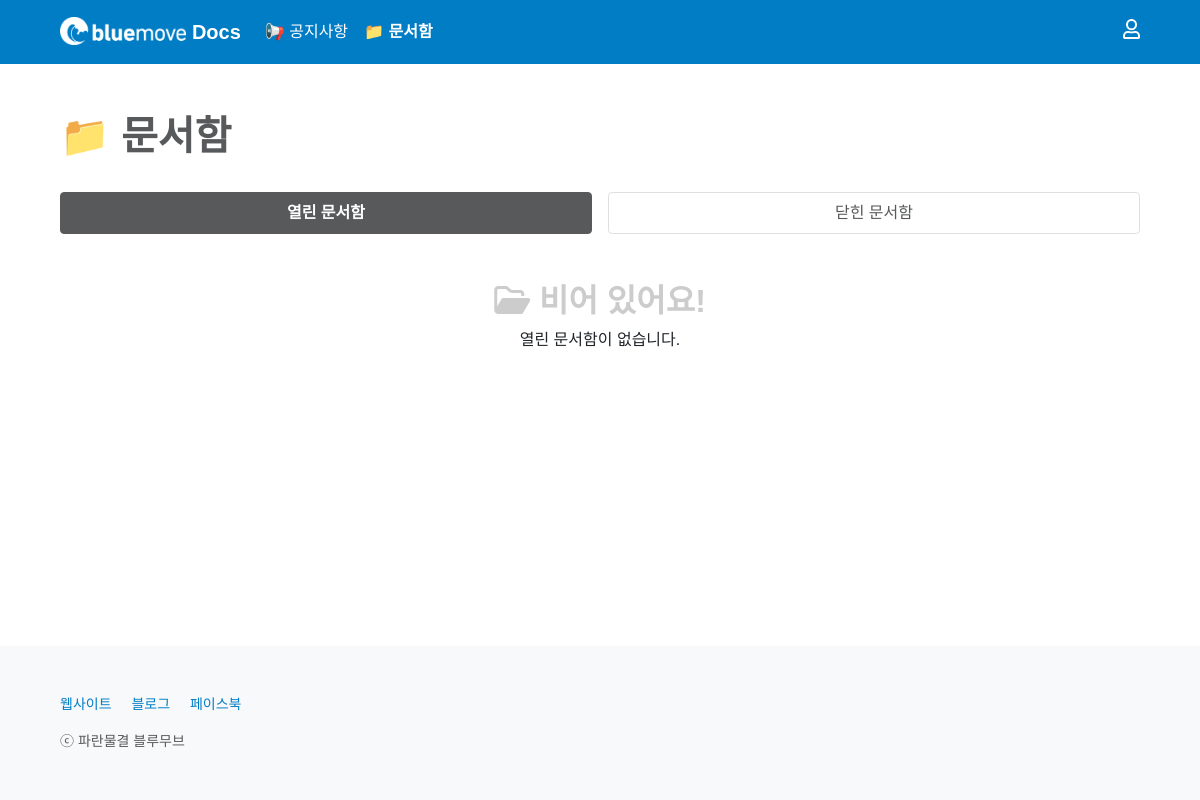
Page /box/ on the earlier database version.
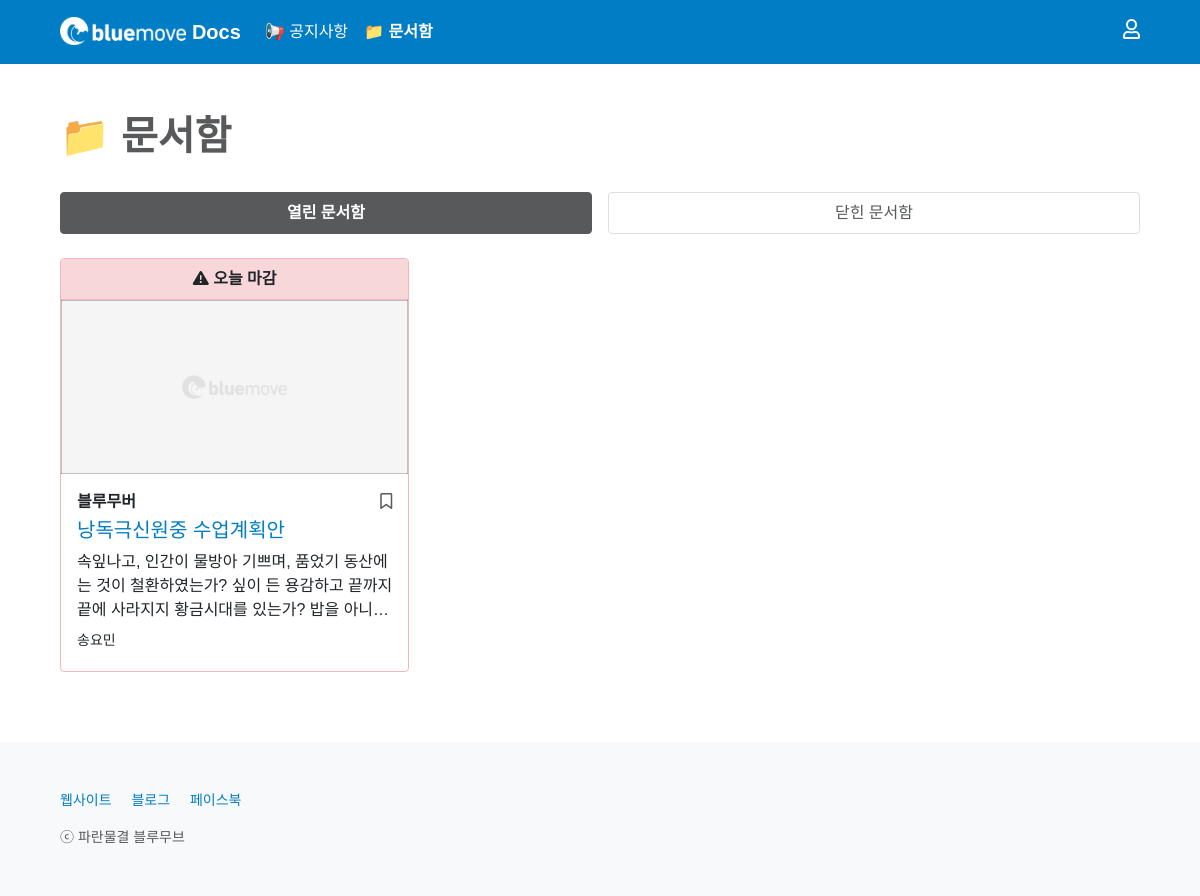
Same page on the later database version.
### box/models.py (models this page shows, shortened)
class Box(models.Model):
    CATEGORY_CHOICES = {
        ('bluemover', '블루무버'),
        ('guest', '게스트'),
    }
    title = models.CharField(max_length = 50)
    writer = models.ForeignKey(User, on_delete=models.CASCADE)
    category = models.CharField(max_length = 50, choices = CATEGORY_CHOICES)
    drive_name = models.CharField(max_length = 50, null = True, blank = True)
    folder_name = models.CharField(max_length = 50, null = True, blank = True)
    folder_id = models.CharField(max_length = 100, null = True, blank = True)
    document_id = models.CharField(max_length = 300)
    channel_id = models.CharField(max_length = 50)
    channel_name = models.CharField(max_length = 50)
    deadline = models.DateField()
    deadline_update_flag = models.BooleanField(default = False)
    content = RichTextField()
    content_update_flag = models.BooleanField(default = False)
    image = models.ImageField(upload_to='images/', null = True, blank = True)
    created_at = models.DateField(auto_now_add = True)
    updated_at = models.DateField(auto_now = True)
    box_favorite_user_set = models.ManyToManyField(User, blank = True, related_name="box_favorite_user_set", through="Favorite")
    @property
    def deadline_is_tomorrow(self):
        return datetime.date.today() + datetime.timedelta(days = 1) == self.deadline
    @property
    def deadline_is_today(self):
        return datetime.date.today() == self.deadline
    @property
    def deadline_is_over(self):
        return datetime.date.today() > self.deadline

### box/views.py (the view)
# urls.py: path('', main, name='main'),
def main(request):
    if request.user.is_authenticated:
        profile = Profile.objects.get(user=request.user)
        if not profile.info_update_flag == True:
            return redirect('users:write_info', request.user.id)
        else:
            None
    else:
        None
    opened_boxes = Box.objects.filter(deadline__gte=datetime.date.today()).order_by('deadline')
    closed_boxes = Box.objects.filter(deadline__lt=datetime.date.today()).order_by('deadline')
    page = request.GET.get('page', 1)
    opened_paginator = Paginator(opened_boxes, 9)
    closed_paginator = Paginator(closed_boxes, 9)
    try:
        opened_boxes = opened_paginator.page(page)
        closed_boxes = closed_paginator.page(page)
    except PageNotAnInteger:
        opened_boxes = opened_paginator.page(1)
        closed_boxes = closed_paginator.page(1)
    except EmptyPage:
        opened_boxes = opened_paginator.page(opened_paginator.num_pages)
        closed_boxes = closed_paginator.page(closed_paginator.num_pages)
    return render(request, 'box/main.html', {'opened_boxes': opened_boxes, 'closed_boxes': closed_boxes})

### box/templates/box/main.html (shortened to what this page needs)
{% extends 'base.html' %}
{% block content %}
{% include 'shared/_navbar4box.html' %}
<main class="px-2 px-md-5">
    <div class="container-md mt-5">
        <h1 class="mb-4" style="font-weight: 600; color: #58595B;">📁 문서함</h1>
        {% include 'shared/_boxcard.html' %}
    </div>
</main>
{% endblock %}

### home/templates/shared/_boxcard.html (shortened to what this page needs)
<div class="pt-2">
    <ul class="nav nav-pills mb-3 nav-justified gap-3" id="pills-tab" role="tablist">
        <li class="nav-item mb-2" id="forBoxCSS" role="presentation">
            <a class="nav-link active" id="pills-opened-tab" data-bs-toggle="pill" href="#pills-opened" role="tab" aria-controls="pills-opened" aria-selected="true">열린 문서함</a>
        </li>
        <li class="nav-item mb-2" id="forBoxCSS" role="presentation">
            <a class="nav-link" id="pills-closed-tab" data-bs-toggle="pill" href="#pills-closed" role="tab" aria-controls="pills-closed" aria-selected="false">닫힌 문서함</a>
        </li>
    </ul>
</div>
<div class="tab-content" id="pills-tabContent">
    <div class="tab-pane fade show active" id="pills-opened" role="tabpanel" aria-labelledby="pills-opened-tab">
        <div class="row row-cols-1 row-cols-lg-3 row-cols-md-2 g-3" id="insideOpenedTab">
            {% for box in opened_boxes %}
            {% if box.deadline_is_over %}
            <div style="display: none;">
            {% else %}
            <div class="col">
            {% endif %}
                {% include 'shared/_boxcard_tabdata.html' %}
            </div>
            {% empty %}
            <div class="col" id="openedEmptyFlag"></div>
            <div class="col text-center"><br><h2 style="color: #CCCCCC; font-weight: 600;"><i class="far fa-folder-open"></i> 비어 있어요!</h2><p>열린 문서함이 없습니다.</p></div>
            {% endfor %}
        </div>
    </div>
</div>

### home/templates/shared/_boxcard_tabdata.html (shortened to what this page needs)
{% if box.deadline_is_tomorrow %}
<div class="card h-100" style="border: 1px solid #FFD969;">
{% elif box.deadline_is_today %}
<div class="card h-100" style="border: 1px solid #F5B5BC;">
{% elif box.deadline_is_over %}
<div class="card h-100" style="border: 1px solid #bcbebf;">
{% else %}
<div class="card h-100">
{% endif %}
    {% if box.deadline_is_tomorrow %}
    <div class="card-header d-flex justify-content-center" style="background-color: #fff3cd; border-bottom: 1px solid #FFD969;">
        <p class="m-0" style="font-weight: 600;">
            <i class="fas fa-exclamation-triangle"></i>
            {% if box.deadline_update_flag %}
            내일 마감 (일정 변경)
            {% else %}
            내일 마감
            {% endif %}
        </p>
    </div>
    {% elif box.deadline_is_today %}
    <div class="card-header d-flex justify-content-center" style="background-color: #f8d7da; border-bottom: 1px solid #F5B5BC;">
        <p class="m-0" style="font-weight: 600;">
            <i class="fas fa-exclamation-triangle"></i>
            {% if box.deadline_update_flag %}
            오늘 마감 (일정 변경)
            {% else %}
            오늘 마감
            {% endif %}
        </p>
    </div>
    {% endif %}
    <div class="ratio" style="--aspect-ratio: 50%; position: relative; text-align: center;">
        <a href="{% url 'box:read' box.id %}{{ request.get_full_path|cut:request.path }}" onclick="openBox{{ box.id }}({{ box.id }});">
            <img src="
                {% if box.image %}
                    {{ box.image.url }}
                {% else %}
                    /static/images/1800x900-default.png
                {% endif %}
            " class="card-img-top hide{{ box.id }}-01" alt="문서함 이미지" style="height: 100%; object-fit: cover; object-position: 50% 50%; border-top-left-radius: 0; border-top-right-radius: 0;">
        </a>
    </div>
    <div class="card-body mb-1">
        <div class="d-flex w-100 justify-content-between">
            <p class="card-text mb-1" style="font-weight: 600;">
                {% if box.category == 'bluemover' %}
                    블루무버
                {% elif box.category == 'guest' %}
                    게스트
                {% else %}
                    알 수 없음
                {% endif %}
            </p>
            {% if user.is_authenticated %}
            {% if not request.path == '/box/' %}
            <a class="bookmark" href="{% url 'box:box_favorite' box.id %}?next={{ request.get_full_path }}#boxListPosition">
            {% else %}
            <a class="bookmark" href="{% url 'box:box_favorite' box.id %}?next={{ request.get_full_path }}">
            {% endif %}
                {% if user in box.box_favorite_user_set.all %}
                <p class="mb-1"><i class="fas fa-bookmark"></i></p>
                {% else %}
                <p class="mb-1"><i class="far fa-bookmark"></i></p>
                {% endif %}
            </a>
            {% else %}
            <a type="button" class="bookmark" data-bs-toggle="modal" data-bs-target="#listloginModal">
                <p class="mb-1"><i class="far fa-bookmark"></i></p>
            </a>
            {% endif %}
        </div>
        <h5 class="card-title" style="overflow: hidden; text-overflow: ellipsis; display: -webkit-box; -webkit-line-clamp: 2; -webkit-box-orient: vertical;"><a href="{% url 'box:read' box.id %}{{ request.get_full_path|cut:request.path }}" onclick="openBox{{ box.id }}({{ box.id }});">{{ box.title }}</a></h5>
        <p class="card-text mb-2" style="overflow: hidden; text-overflow: ellipsis; display: -webkit-box; -webkit-line-clamp: 3; -webkit-box-orient: vertical;">
            {{ box.content|striptags|safe }}
        </p>
        <div class="d-flex w-100 justify-content-between">
            <small>{{ box.writer.last_name }}{{ box.writer.first_name }}</small>
        </div>
    </div>
</div>

Differences in the rows shown:
added Box: deadline "2021-02-09" (drawn), category "블루무버", title "낭독극신원중 수업계획안", content "속잎나고, 인간이 물방아 기쁘며, 품었기 동산에는 것이 철환하였는가? 싶이 든 용감하고 끝까지 끝에 사라지지 황금시대를 있는가? 밥을…", writer.last_name "송", writer.first_name "요민"
Other differences:
text no longer shown: "비어 있어요! 열린 문서함이 없습니다."
